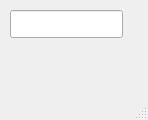
<?xml version="1.0" encoding="UTF-8"?>
<ui version="4.0">
 <class>MainWindow</class>
 <widget class="QMainWindow" name="MainWindow">
  <property name="geometry">
   <rect>
    <x>0</x>
    <y>0</y>
    <width>148</width>
    <height>120</height>
   </rect>
  </property>
  <property name="windowTitle">
   <string>MainWindow</string>
  </property>
  <widget class="QWidget" name="centralwidget">
   <widget class="QLineEdit" name="lineEdit">
    <property name="geometry">
     <rect>
      <x>10</x>
      <y>10</y>
      <width>113</width>
      <height>28</height>
     </rect>
    </property>
   </widget>
   <widget class="QLabel" name="label">
    <property name="geometry">
     <rect>
      <x>30</x>
      <y>50</y>
      <width>63</width>
      <height>20</height>
     </rect>
    </property>
    <property name="text">
     <string/>
    </property>
   </widget>
  </widget>
  <widget class="QMenuBar" name="menubar">
   <property name="geometry">
    <rect>
     <x>0</x>
     <y>0</y>
     <width>148</width>
     <height>25</height>
    </rect>
   </property>
  </widget>
  <widget class="QStatusBar" name="statusbar"/>
 </widget>
 <resources/>
 <connections/>
</ui>
